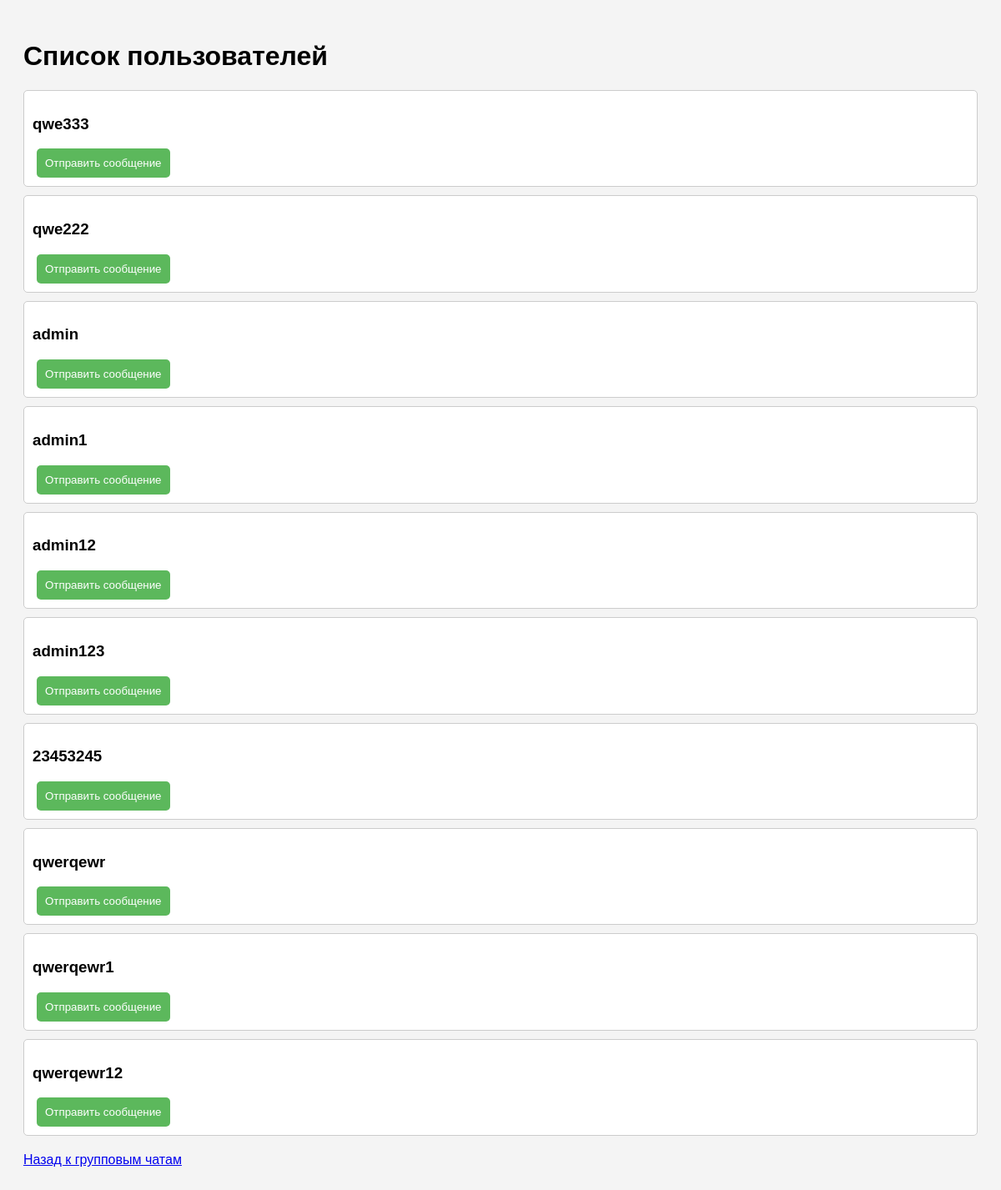
/chat/users/, run on the app's committed database.
### chat/models.py (models this page shows)
class CustomUser(AbstractUser):
    groups = models.ManyToManyField(
        Group,
        verbose_name='группы',
        blank=True,
        related_name='customuser_set',
        help_text='Группы, к которым принадлежит этот пользователь.',
        related_query_name='customuser',
    )
    user_permissions = models.ManyToManyField(
        Permission,
        verbose_name='права пользователя',
        blank=True,
        related_name='customuser_set_permissions',
        help_text='Конкретные права для этого пользователя.',
        related_query_name='customuser_permission',
    )
    avatar = models.ImageField(upload_to='avatars/', default='default_avatar.png')  # Путь для загрузки аватара

### chat/views.py (the view)
# urls.py: path('users/', UserListView.as_view(), name='user_list'),  # Маршрут для списка пользователей
class UserListView(View):
    def get(self, request):
        users = User.objects.all()  # Получаем всех пользователей
        return render(request, 'chat/user_list.html', {'users': users})  # Передаем всех пользователей в контекст

### chat/templates/chat/user_list.html (shortened to what this page needs)
<!DOCTYPE html>
<html lang="ru">
<head>
</head>
<body>
    <h1>Список пользователей</h1>
    <div class="user-list" id="user-list">
        {% for user in users %}
            <div class="user">
                <h3>{{ user.username }}</h3>
                <button onclick="openMessageModal('{{ user.id }}')">Отправить сообщение</button>
            </div>
        {% empty %}
            <li>Нет доступных пользователей.</li>
        {% endfor %}
    </div>
    <a href="{% url 'group_chat_page' %}">Назад к групповым чатам</a>
</body>
</html>

### chat/templates/chat/user_list.html (style rules this page uses)
body { font-family: Arial, sans-serif; background-color: #f4f4f4; padding: 20px; }
.user-list { margin-bottom: 20px; }
.user { padding: 10px; background: white; border: 1px solid #ccc; border-radius: 5px; margin-bottom: 10px; }
button { padding: 10px; background-color: #5cb85c; color: white; border: none; border-radius: 5px; cursor: pointer; margin-left: 5px; }

### data on the page
CustomUser: username "qwe333"
CustomUser: username "qwe222"
CustomUser: username "admin"
CustomUser: username "admin1"
CustomUser: username "admin12"
CustomUser: username "admin123"
CustomUser: username "23453245"
CustomUser: username "qwerqewr"
CustomUser: username "qwerqewr1"
CustomUser: username "qwerqewr12"
